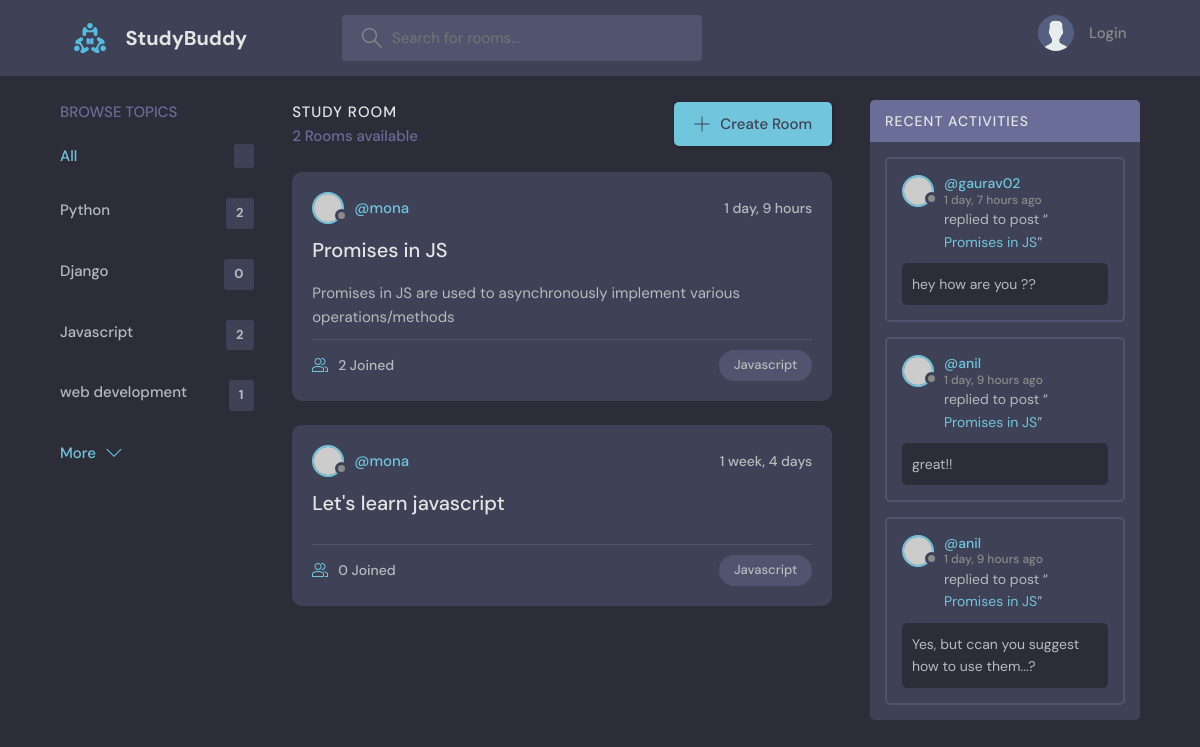
/?q=Javascript, run on the app's committed database.
### projects/models.py (models this page shows, shortened)
class Topic(models.Model):
    name = models.CharField(max_length=200)

class Room(models.Model):
    host = models.ForeignKey(User, on_delete=models.SET_NULL, null=True)
    topic = models.ForeignKey(Topic, on_delete=models.SET_NULL, null=True)
    name = models.CharField(max_length=200)
    description = models.TextField(null=True, blank=True)
    participants = models.ManyToManyField(
        User, related_name='participants', blank=True)
    updated = models.DateTimeField(auto_now=True)
    created = models.DateTimeField(auto_now_add=True)
    class Meta:
        ordering = ['-updated', '-created']
    def __str__(self):
        return self.name

class Message(models.Model):
    user = models.ForeignKey(User, on_delete=models.CASCADE)
    room = models.ForeignKey(Room, on_delete=models.CASCADE)
    body = models.TextField()
    updated = models.DateTimeField(auto_now=True)
    created = models.DateTimeField(auto_now_add=True)
    def __str__(self):
        return self.body[0:50]

### projects/views.py (the view)
# urls.py: path('', views.home, name="home"),
def home(request):
    if request.GET.get('q'):
        q = request.GET.get('q')
    else:
        q = ''
    rooms = Room.objects.filter(
        Q(topic__name__icontains=q) |
        Q(name__icontains=q) |
        Q(description__icontains=q)
    )
    room_count = rooms.count()
    room_messages = Message.objects.filter(
        Q(room__topic__name__icontains=q)).order_by('-created')
    topics = Topic.objects.all()
    context = {'rooms': rooms, 'topics': topics,
               'room_count': room_count, 'room_messages': room_messages}
    return render(request, 'projects/home.html', context)

### projects/templates/projects/home.html (shortened to what this page needs)
{% extends 'main.html' %}
{% block content %}
<main class="layout layout--3">
    <div class="container">
        {% include 'projects/topic_components.html' %}
        <div class="roomList">
            <div class="roomList__header">
                <div>
                    <h2>Study Room</h2>
                    <p>{{room_count}} Rooms available</p>
                </div>
                <a class="btn btn--main" href="{%url 'create-room' %}">
                    <svg version="1.1" xmlns="http://www.w3.org/2000/svg" width="32" height="32" viewBox="0 0 32 32">
                        <title>add</title>
                        <path
                            d="M16.943 0.943h-1.885v14.115h-14.115v1.885h14.115v14.115h1.885v-14.115h14.115v-1.885h-14.115v-14.115z">
                        </path>
                    </svg>
                    Create Room
                </a>
            </div>
            {% include 'projects/feed_component.html' %}
        </div>
        {% include 'projects/activity_component.html' %}
    </div>
</main>
{% endblock %}

### projects/templates/projects/topic_components.html
<div class="topics">
    <div class="topics__header">
        <h2>Browse Topics</h2>
    </div>
    <ul class="topics__list">
        <li>
            <a href="{% url 'home' %}" class="active">All <span>{{topic.count}}</span></a>
        </li>
        {% for topic in topics %}
        <li>
            <a href="{% url 'home'%}?q={{topic.name}}">{{topic.name}}<span>{{topic.room_set.all.count}}</span></a>
        </li>
        {% endfor %}
    </ul>
    <a class="btn btn--link" href="topics.html">
        More
        <svg version="1.1" xmlns="http://www.w3.org/2000/svg" width="32" height="32" viewBox="0 0 32 32">
            <title>chevron-down</title>
            <path d="M16 21l-13-13h-3l16 16 16-16h-3l-13 13z"></path>
        </svg>
    </a>
</div>

### projects/templates/projects/feed_component.html (shortened to what this page needs)
{% for room in rooms %}
<div class="roomListRoom">
    <div class="roomListRoom__header">
        <a href="{% url 'user-profile' room.host.id %}" class="roomListRoom__author">
            <div class="avatar avatar--small">
                <img src="https://randomuser.me/api/portraits/women/11.jpg" />
            </div>
            <span>@{{room.host.username}}</span>
        </a>
        <div class="roomListRoom__actions">
            <span>{{room.created|timesince}}</span>
        </div>
    </div>
    <div class="roomListRoom__content">
        <a href="{% url 'room' room.id %}">{{room.name}}</a>
        <p>{{room.description}}</p>
    </div>
    <div class="roomListRoom__meta">
        <a href="{% url 'room' room.id %}" class="roomListRoom__joined">
            {{room.participants.all.count}} Joined
        </a>
        <p class="roomListRoom__topic">{{room.topic.name}}</p>
    </div>
</div>
{% endfor %}

### projects/templates/projects/activity_component.html
<div class="activities">
    <div class="activities__header">
        <h2>Recent Activities</h2>
    </div>
    {% for message in room_messages %}
    <div class="activities__box">
        <div class="activities__boxHeader roomListRoom__header">
            <a href="{% url 'user-profile' message.user.id %}" class="roomListRoom__author">
                <div class="avatar avatar--small">
                    <img src="https://randomuser.me/api/portraits/women/11.jpg" />
                </div>
                <p>
                    @{{message.user}}
                    <span>{{message.created|timesince}} ago</span>
                </p>
            </a>
        </div>
        <div class="activities__boxContent">
            <p>replied to post “<a href="{% url 'room' message.room.id %}">{{message.room}}</a>”</p>
            <div class="activities__boxRoomContent">
                {{message}}
            </div>
        </div>
    </div>
    {% endfor %}
</div>

### data on the page
Topic: name "Python", room_set.all.count "2"
Topic: name "Django", room_set.all.count "0"
Topic: name "Javascript", room_set.all.count "2"
Topic: name "web development", room_set.all.count "1"
Room: host.username "mona", created "1 day, 9 hours", name "Promises in JS", description "Promises in JS are used to asynchronously implement various operations/methods", participants.all.count "2", topic.name "Javascript"
Room: host.username "mona", created "1 week, 4 days", name "Let's learn javascript", participants.all.count "0", topic.name "Javascript"
Message: user "gaurav02", created "1 day, 7 hours", room "Promises in JS", body "hey how are you ??"
Message: user "anil", created "1 day, 9 hours", room "Promises in JS", body "great!!"
Message: user "anil", created "1 day, 9 hours", room "Promises in JS", body "Yes, but ccan you suggest how to use them...?"

### other printed values
{{ room_count }} "2"
